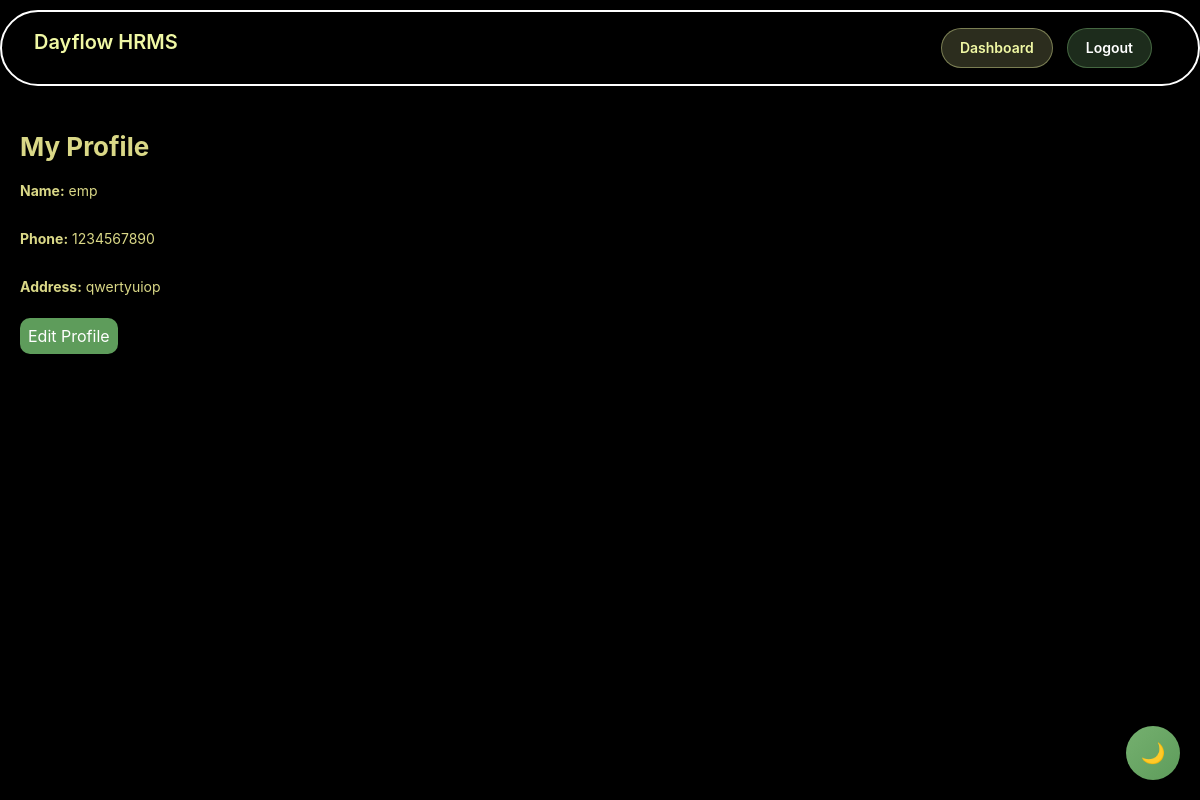
Screenshot of /employee/profile (signed in) with the database file from the repository.
### models.py (models this page shows)
class EmployeeProfile(db.Model):
    __tablename__ = "employee_profiles"
    id = db.Column(db.Integer, primary_key=True)
    user_id = db.Column(db.Integer, db.ForeignKey("users.id"), nullable=False)
    full_name = db.Column(db.String(100))
    phone = db.Column(db.String(20))
    address = db.Column(db.Text)
    job_title = db.Column(db.String(100))
    salary = db.Column(db.Float)
    profile_picture = db.Column(db.String(200))

### app.py (the view)
@app.route("/employee/profile")
@login_required
def employee_profile():
    if current_user.role != "EMPLOYEE":
        return redirect(url_for("login"))
    profile = EmployeeProfile.query.filter_by(user_id=current_user.id).first()
    return render_template("employee/profile.html", profile=profile)

### app.py (called while the page is built)
@login_manager.user_loader
def load_user(user_id):
    return User.query.get(int(user_id))

@app.after_request
def disable_cache(response):
    response.headers["Cache-Control"] = "no-store, no-cache, must-revalidate, private"
    response.headers["Pragma"] = "no-cache"
    response.headers["Expires"] = "0"
    return response

### templates/employee/profile.html
{% extends "base.html" %}
{% block content %}
<div class="profile-employee">
<h2>My Profile</h2>
<p><strong>Name:</strong> {{ profile.full_name if profile else "" }}</p>
<br>
<p><strong>Phone:</strong> {{ profile.phone if profile else "" }}</p>
<br>
<p><strong>Address:</strong> {{ profile.address if profile else "" }}</p>
<br>
<a href="{{ url_for('edit_employee_profile') }}">Edit Profile</a>
</div>
{% endblock %}

### static/style.css (style rules this page uses)
* { margin: 0; padding: 0; box-sizing: border-box; }
html, body { min-height: 100%; }
body { font-family: "Inter", "Segoe UI", Arial, sans-serif; color: #1f2933; line-height: 1.6; background: #000; overflow-x: hidden; }
.profile-employee a { background-color:#5e9c5b; padding: 8px; border-radius: 10px; text-decoration: none; color: white; }
h2 { font-size: 26px; margin-bottom: 12px; color: #DAD887; }
p { color: #DAD887; font-size: 14px; }

### rows the page displays
EmployeeProfile: full_name "emp", phone "1234567890", address "qwertyuiop"
